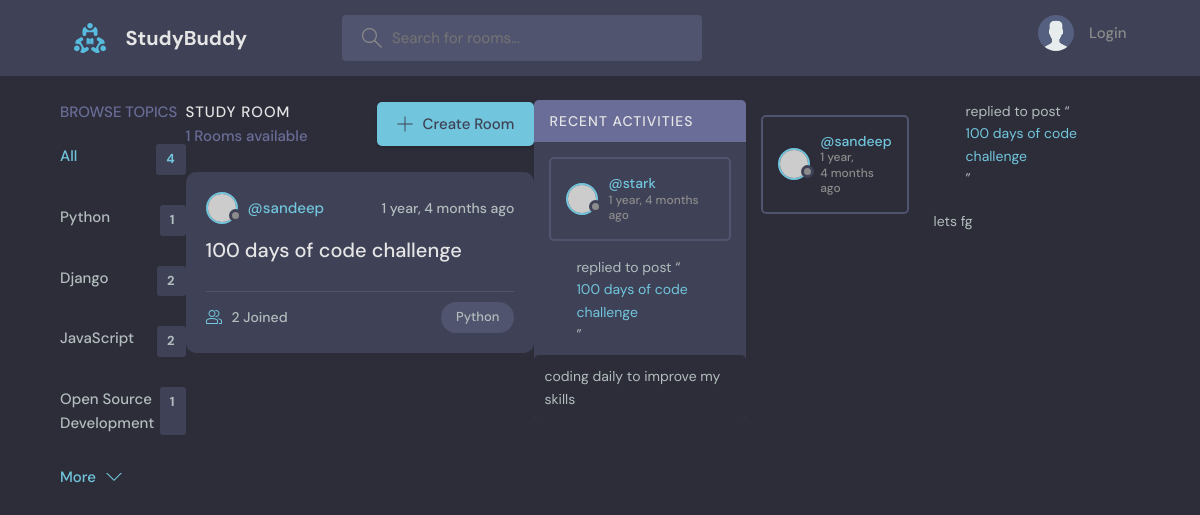
Page /?q=Python on the committed database.
### base/models.py (models this page shows, shortened)
class Topic(models.Model):
    name = models.CharField(max_length=200)

class Room(models.Model):
    host = models.ForeignKey(User, on_delete=models.SET_NULL, null=True)
    topic = models.ForeignKey(Topic, on_delete=models.SET_NULL, null=True)
    name = models.CharField(max_length=200)
    description = models.TextField(null=True, blank=True)
    participants = models.ManyToManyField(User, related_name='participants')
    updated = models.DateTimeField(auto_now=True)
    created = models.DateTimeField(auto_now_add=True)
    def __str__(self):
        return self.name
    class Meta:
        ordering = ['-updated', '-created']

class Message(models.Model):
    user = models.ForeignKey(User, on_delete=models.CASCADE)
    room = models.ForeignKey(Room, on_delete=models.CASCADE)
    body = models.TextField()
    updated = models.DateTimeField(auto_now=True)
    created = models.DateTimeField(auto_now_add=True)
    class Meta:
        ordering = ['-updated', '-created']

### base/views.py (the view)
# urls.py: path('', views.home, name="home"),
def home(request):
    q = request.GET.get('q') if request.GET.get('q') != None else ''
    rooms = Room.objects.filter(
        Q(topic__name__icontains=q) |
        Q(name__icontains=q) |
        Q(description__icontains=q)
    )
    room_count = rooms.count()
    topics = Topic.objects.all()
    room_messages = Message.objects.filter(Q(room__topic__name__icontains=q))
    context = {'rooms': rooms, 'topics': topics,
               'room_count': room_count, 'room_messages': room_messages}
    return render(request, 'base/home.html', context)

### base/templates/base/home.html (shortened to what this page needs)
{% extends 'main.html'%}
{% block content %}
    <main class="layout layout--3">
      <div class="container">
        {% include 'base/topics_component.html' %}
        <div class="roomList">
          <div class="roomList__header">
            <div>
              <h2>Study Room</h2>
              <p>{{room_count}} Rooms available</p>
            </div>
            <a class="btn btn--main" href="create-room.html">
              <svg version="1.1" xmlns="http://www.w3.org/2000/svg" width="32" height="32" viewBox="0 0 32 32">
                <title>add</title>
                <path
                  d="M16.943 0.943h-1.885v14.115h-14.115v1.885h14.115v14.115h1.885v-14.115h14.115v-1.885h-14.115v-14.115z"
                ></path>
              </svg>
              Create Room
            </a>
          </div>
          {% include 'base/feed_component.html' %}
        </div>
        {% include 'base/activity_component.html' %}
    </main>
{% endblock content %}

### base/templates/base/topics_component.html
<div class="topics">
    <div class="topics__header">
      <h2>Browse Topics</h2>
    </div>
    <ul class="topics__list">
      <li>
        <a href="{% url 'home' %}" class="active">All<span>{{topics.count}}</span></a>
      </li>
      {% for topic in topics %}
      <li>
        <a href="{%url 'home' %}?q={{topic.name}}">{{topic.name}} <span>{{topic.room_set.all.count}}</span></a>
      </li>
      {% endfor %}
    </ul>
    <button class="btn btn--link" href="/">
      More
      <svg version="1.1" xmlns="http://www.w3.org/2000/svg" width="32" height="32" viewBox="0 0 32 32">
        <title>chevron-down</title>
        <path d="M16 21l-13-13h-3l16 16 16-16h-3l-13 13z"></path>
      </svg>
    </button>
  </div>

### base/templates/base/feed_component.html (shortened to what this page needs)
{% for room in rooms%}
<div class="roomListRoom">
    <div class="roomListRoom__header">
      <a href="{% url 'user-profile' room.host.id %}" class="roomListRoom__author">
        <div class="avatar avatar--small">
          <img src="https://randomuser.me/api/portraits/women/11.jpg" />
        </div>
        <span>@{{room.host.username}}</span>
      </a>
      <div class="roomListRoom__actions">
        <span>{{room.created|timesince}} ago</span>
      </div>
    </div>
    <div class="roomListRoom__content">
      <a href="{% url 'room' room.id %}">{{room.name}}</a>
    </div>
    <div class="roomListRoom__meta">
      <a href="{% url 'room' room.id %}" class="roomListRoom__joined">
        {{room.participants.all.count}} Joined
      </a>
      <p class="roomListRoom__topic">{{room.topic.name}}</p>
    </div>
  </div>
{% endfor %}

### base/templates/base/activity_component.html (shortened to what this page needs)
<div class="activities">
    <div class="activities__header">
      <h2>Recent Activities</h2>
    </div>
    {% for message in room_messages %}
    <div class="activities__box">
      <div class="activities__boxHeader roomListRoom__header">
        <a href="{% url 'user-profile' message.user.id %}" class="roomListRoom__author">
          <div class="avatar avatar--small">
            <img src="https://randomuser.me/api/portraits/women/11.jpg" />
          </div>
          <p>
            @{{message.user}}
            <span>{{message.created|timesince}} ago</span>
          </p>
        </a>
      </div>
      </div>
      <div class="activities__boxContent">
        <p>replied to post “<a href="{% url 'room' message.user.id %}">{{message.room}}</a>”</p>
        <div class="activities__boxRoomContent">
            {{message.body}}
        </div>
      </div>
    </div>
    {% endfor %}

### rows in the picture
Topic: name "Python", room_set.all.count "1"
Topic: name "Django", room_set.all.count "2"
Topic: name "JavaScript", room_set.all.count "2"
Topic: name "Open Source Development", room_set.all.count "1"
Room: host.username "sandeep", created "1 year, 4 months", name "100 days of code challenge", participants.all.count "2", topic.name "Python"
Message: user "stark", created "1 year, 4 months", room "100 days of code challenge", body "coding daily to improve my skills"
Message: user "sandeep", created "1 year, 4 months", room "100 days of code challenge", body "lets fg"

### other values in the picture
{{ topics.count }} "4"
{{ room_count }} "1"
